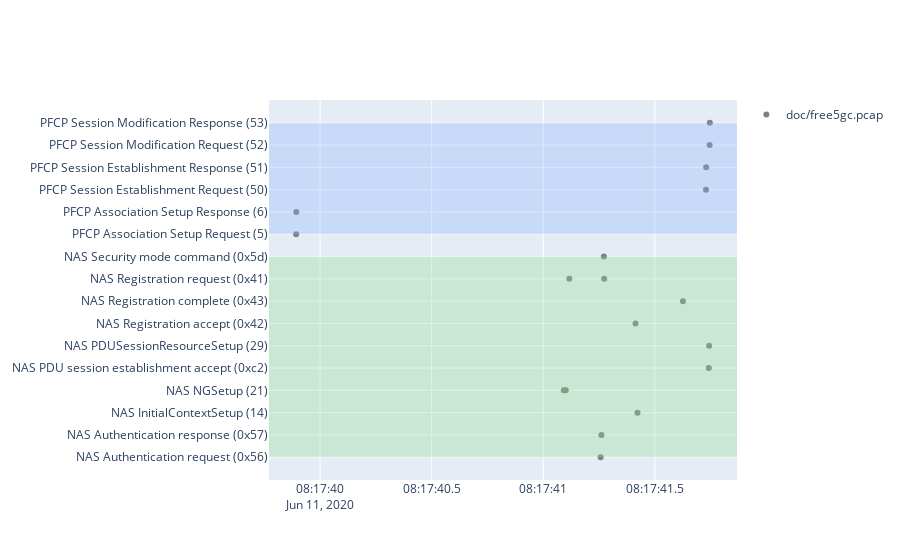

The notebook cell this image was saved under:
### Code cell
fig = go.Figure(data=plot_data)
fig.update_layout(shapes=trace_plotting.get_protocol_shapes(packets_df, y_axis='y'))
fig.show()
out_html = ''.join(wireshark_traces.split('.')[0:-1]) + '_pcap_plot.html'
fig.write_html(out_html)

### Figure 1 — Plotly figure (JSON) as saved in the notebook; plotly's stock layout.template omitted (floating-point values rounded to 4 significant figures)
{"data": [{"hovertemplate": "%{text}, %{y}<extra></extra>", "line": {"color": "gray"}, "mode": "markers", "name": "doc/free5gc.pcap", "showlegend": true, "text": ["Frame 44, 08:17:41.257120", "Frame 45, 08:17:41.260714", "Frame 174, 08:17:41.422215", "Frame 13, 08:17:41.092163", "Frame 14, 08:17:41.100687", "Frame 228, 08:17:41.741822", "Frame 233, 08:17:41.743234", "Frame 171, 08:17:41.413343", "Frame 175, 08:17:41.625842", "Frame 15, 08:17:41.116638", "Frame 76, 08:17:41.272989", "Frame 72, 08:17:41.271566", "Frame 1, 08:17:39.892699", "Frame 2, 08:17:39.893213", "Frame 216, 08:17:41.729255", "Frame 219, 08:17:41.730133", "Frame 243, 08:17:41.745586", "Frame 245, 08:17:41.746409"], "type": "scatter", "x": ["2020-06-11T08:17:41.257120", "2020-06-11T08:17:41.260714", "2020-06-11T08:17:41.422215", "2020-06-11T08:17:41.092163", "2020-06-11T08:17:41.100687", "2020-06-11T08:17:41.741822", "2020-06-11T08:17:41.743234", "2020-06-11T08:17:41.413343", "2020-06-11T08:17:41.625842", "2020-06-11T08:17:41.116638", "2020-06-11T08:17:41.272989", "2020-06-11T08:17:41.271566", "2020-06-11T08:17:39.892699", "2020-06-11T08:17:39.893213", "2020-06-11T08:17:41.729255", "2020-06-11T08:17:41.730133", "2020-06-11T08:17:41.745586", "2020-06-11T08:17:41.746409"], "y": ["NAS Authentication request (0x56)", "NAS Authentication response (0x57)", "NAS InitialContextSetup (14)", "NAS NGSetup (21)", "NAS NGSetup (21)", "NAS PDU session establishment accept (0xc2)", "NAS PDUSessionResourceSetup (29)", "NAS Registration accept (0x42)", "NAS Registration complete (0x43)", "NAS Registration request (0x41)", "NAS Registration request (0x41)", "NAS Security mode command (0x5d)", "PFCP Association Setup Request (5)", "PFCP Association Setup Response (6)", "PFCP Session Establishment Request (50)", "PFCP Session Establishment Response (51)", "PFCP Session Modification Request (52)", "PFCP Session Modification Response (53)"]}], "layout": {"autosize": true, "shapes": [{"fillcolor": "#8cd98c", "line": {"width": 0}, "opacity": 0.3, "type": "rect", "x0": 0, "x1": 1, "xref": "paper", "y0": "NAS Authentication request (0x56)", "y1": "NAS Security mode command (0x5d)", "yref": "y"}, {"fillcolor": "#80b3ff", "line": {"width": 0}, "opacity": 0.3, "type": "rect", "x0": 0, "x1": 1, "xref": "paper", "y0": "PFCP Association Setup Request (5)", "y1": "PFCP Session Modification Response (53)", "yref": "y"}], "xaxis": {"autorange": true, "range": ["2020-06-11 08:17:39.7846", "2020-06-11 08:17:41.8545"], "type": "date"}, "yaxis": {"autorange": true, "range": [-1.099, 16.1], "type": "category"}}}
